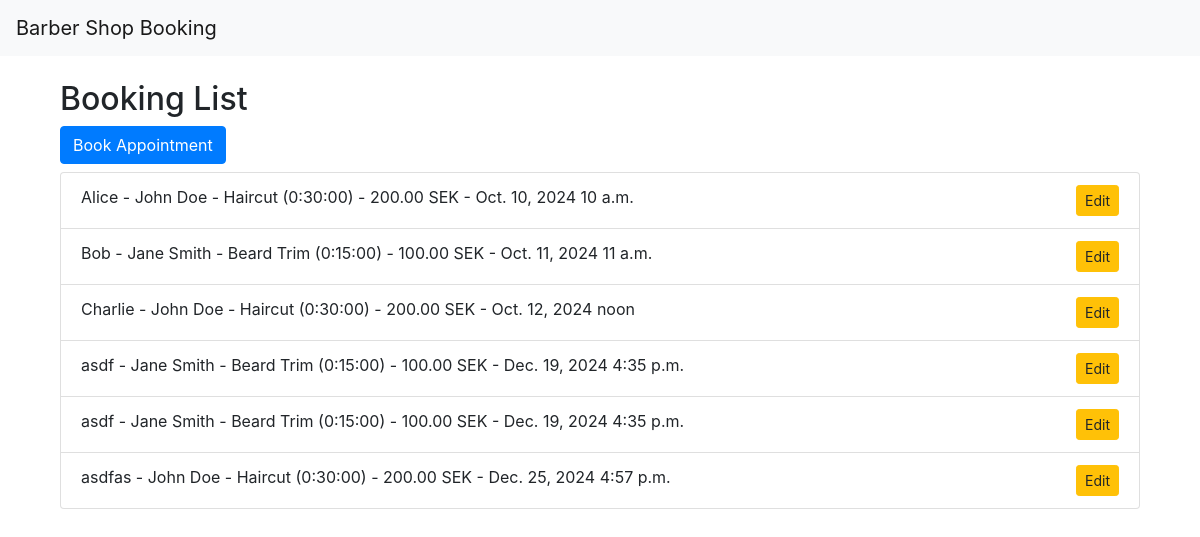
Before: / with the older database file.
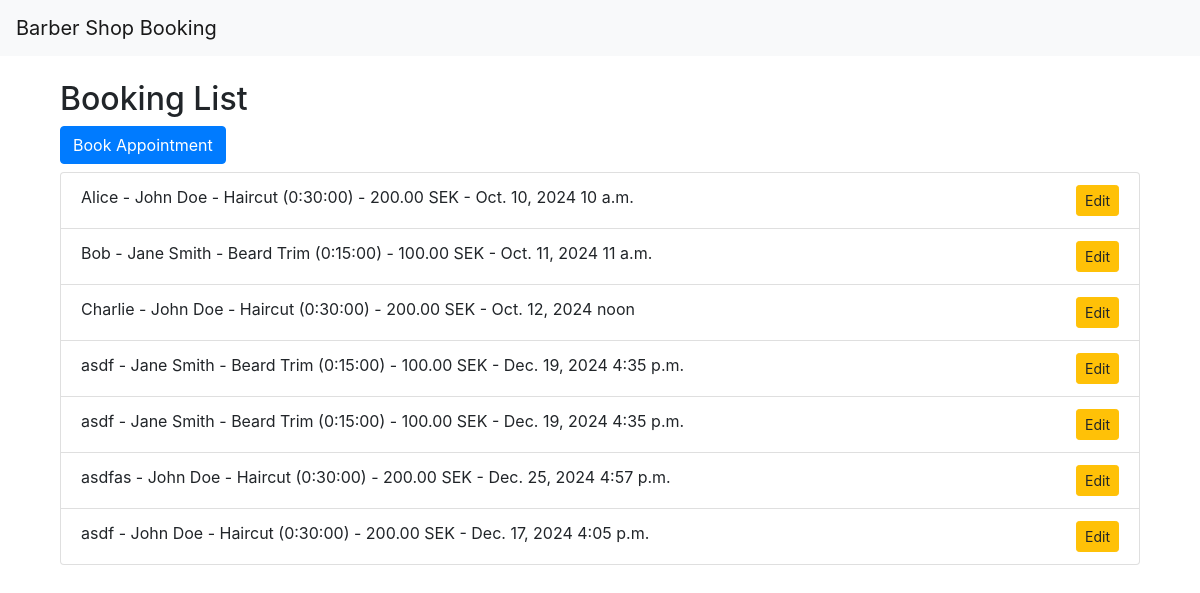
After: the same page with the newer database file.
### bookings/models.py (models this page shows, shortened)
class Booking(models.Model):
    customer_name = models.CharField(max_length=100)
    barber = models.ForeignKey(Barber, on_delete=models.CASCADE)
    service = models.ForeignKey(Service, on_delete=models.CASCADE)
    date = models.DateField()
    time = models.TimeField()

class Barber(models.Model):
    name = models.CharField(max_length=100)
    experience = models.PositiveIntegerField(help_text="Years of experience")
    def __str__(self):
        return self.name

class Service(models.Model):
    name = models.CharField(max_length=100)
    duration = models.DurationField(help_text="Duration of the service (e.g., 00:30:00 for 30 minutes)")
    price = models.DecimalField(max_digits=6, decimal_places=2)
    def __str__(self):
        return f"{self.name} ({self.duration}) - {self.price} SEK"

### bookings/views.py (the view)
# urls.py: path('', views.booking_list, name='booking_list'),
def booking_list(request):
    bookings = Booking.objects.all()
    return render(request, 'bookings/booking_list.html', {'bookings': bookings})

### bookings/templates/bookings/booking_list.html
{% extends 'base.html' %}
{% block content %}
  <div class="container mt-4">
    <h2>Booking List</h2>
    <a class="btn btn-primary mb-2" href="{% url 'book_appointment' %}">Book Appointment</a>
    <ul class="list-group">
      {% for booking in bookings %}
        <li class="list-group-item">
          {{ booking.customer_name }} - {{ booking.barber }} - {{ booking.service }} - {{ booking.date }} {{ booking.time }}
          <a class="btn btn-sm btn-warning float-right" href="{% url 'update_appointment' booking.id %}">Edit</a>
        </li>
      {% endfor %}
    </ul>
  </div>
{% endblock %}

Changed rows visible on the page:
added Booking: customer_name "asdf", barber "John Doe", service "Haircut (0:30:00) - 200.00 SEK", date "Dec. 17, 2024", time "4:05 p.m."
